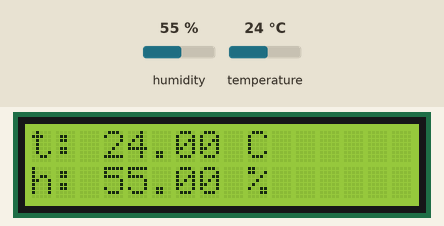
Bench run of a sketch on a simulated Arduino Uno, built with avr-gcc and run on an emulated ATmega328P. Parts: 16×2 character LCD. The test bench sets the inputs (shaded band); at power-on: humidity 55 %, temperature 24 °C. What the sketch prints to the serial monitor is not drawn.

Above: at 3.6 s.
3.7 s: humidity set to 22 %
At 6.6 s:
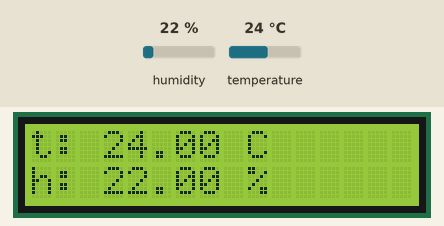
8.2 s: temperature set to 12 °C
At 10.5 s:
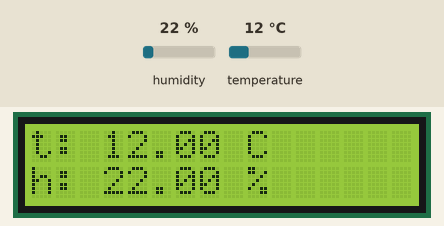
12.7 s: humidity set to 40 %
At 15.8 s:
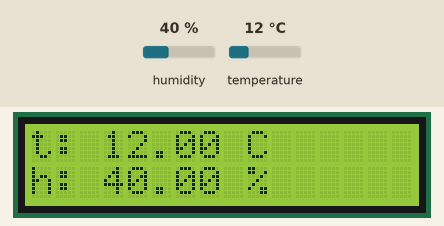
17.2 s: temperature set to 19 °C
At 18.4 s:
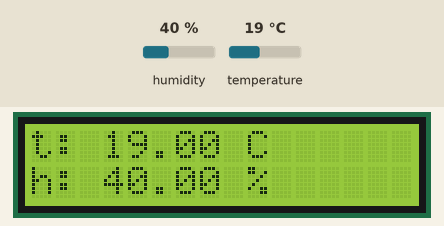
Timing chart, 0 to 20.2 s (numbered marks = the images above; inputs shaded):
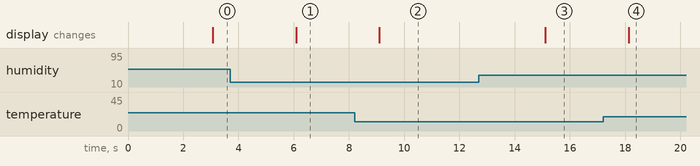

Measured:
- after the input at 3.7 s, the display: changes after 2.4 s (image 1)
- after the input at 8.2 s, the display: changes after 0.89 s (image 2)
- after the input at 12.7 s, the display: changes after 2.4 s (image 3)
- after the input at 17.2 s, the display: changes after 0.92 s (image 4)

The sketch:

sketch_feb15a.ino
```cpp
#include "DHT.h"      // DHT LIBRARY FROM ADAFRUIT
#include "LiquidCrystal.h"  // LCD library

#define DHTPIN 9        // SENSOR PIN
#define DHTTYPE DHT22   // SENSOR TYPE

DHT dht(DHTPIN, DHTTYPE); // Declare dht sensor

LiquidCrystal lcd(7,6,5,4,3,2); // Declare lcd device

void setup(){
  Serial.begin(9600); // Initialize serial console

  dht.begin();        // Initialize DHT sensor
  lcd.begin(16,2);    // Initialize LCD device to 16 col x 2 rows
}


void loop(){
  delay(3000);

  float h = dht.readHumidity();
  float t = dht.readTemperature();

  if (isnan(h) || isnan(t)){
    Serial.println("Some went wrong reading from DHT22");
    return;
  }

  float hic = dht.computeHeatIndex(t,h,false); // Calculate heat index in Centigrads

  Serial.print("Humidity ");
  Serial.print(h);
  Serial.print(" %\t");
  Serial.print("Temperature:  ");
  Serial.print(t);
  Serial.println(" °C");

  lcd.setCursor(0,0);
  lcd.print("t: ");
  lcd.print(t);
  lcd.print(" C");
  lcd.setCursor(0,1);
  lcd.print("h: ");
  lcd.print(h);
  lcd.print(" %");
}
```
